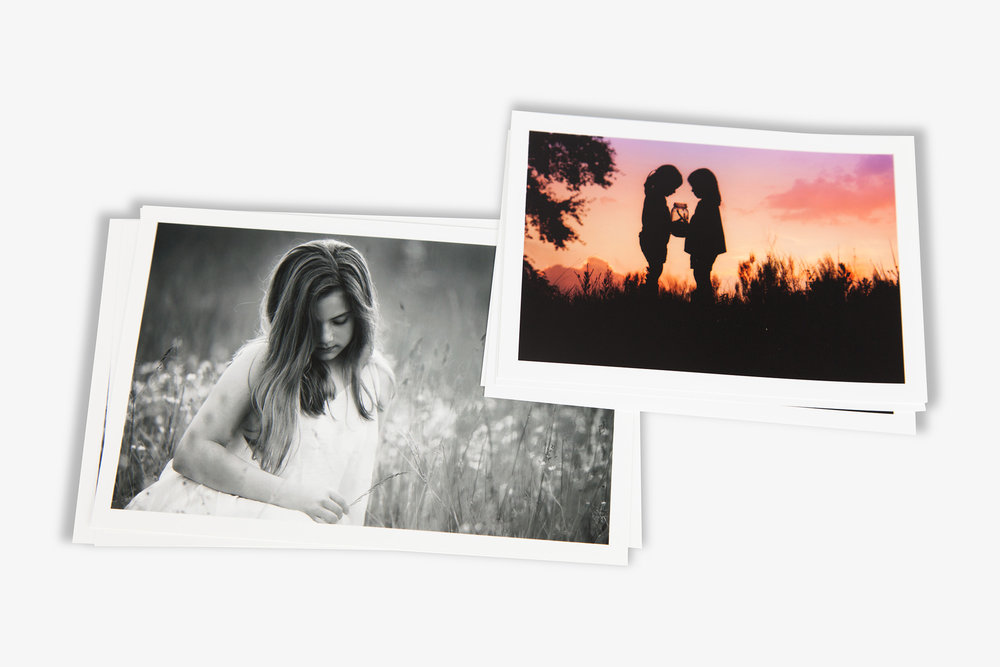
#> input picture Pictures/Raw/1.jpg, 1000 x 667 px; its folder holds 2 pictures in this run
$ python 'High-throughput whitespace trimmer for images.py'
#> lines starting #> are read from the running program, lines starting #| are printed output that depends on the picture
from PIL import Image
import glob

def trim(image_path):
#> called with image_path = 'Pictures/Raw/1.jpg'
    image = Image.open(image_path)
#> image is the input picture: PIL image 1000x667 RGB; mean R, G, B 210.1, 205.9, 203.8
    border_color = image.getpixel((0, 0))
#> border_color = (246, 246, 246)

    left = 0
    right = image.width
#> right = 1000
    top = 0
    bottom = image.height
#> bottom = 667

    for i in range(image.width):
        same_color = all([image.getpixel((i, j)) == border_color for j in range(image.height)])
        if not same_color:
            left = i-1
            break
#> this loop made 49 passes
#> same_color on passes 1 to 12: True, True, True, True, True, True, True, True, True, True, True, True
    for i in range(image.width-1,-1,-1):
        same_color = all([image.getpixel((i, j)) == border_color for j in range(image.height)])
        if not same_color:
            right = i+1
            break
    for i in range(image.height):
        same_color = all([image.getpixel((j, i)) == border_color for j in range(image.width)])
        if not same_color:
            top = i-1
            break
#> this loop made 93 passes
    for i in range(image.height-1,-1,-1):
        same_color = all([image.getpixel((j, i)) == border_color for j in range(image.width)])
        if not same_color:
            bottom = i+1
            break
#> this loop made 92 passes

    image = image.crop((left, top, right, bottom))
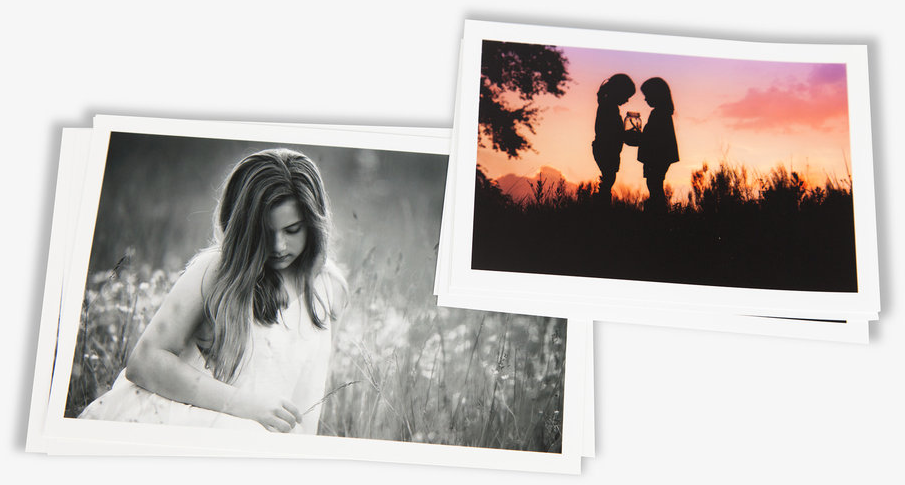
#> image: PIL image 905x485 RGB; mean R, G, B 191.5, 185, 181.9
    return image

path = 'C:/Users/fhan/Desktop/Pictures/Raw\*.*'
for file in glob.glob(path):
    filename = file.split('\\')[-1]
    image = trim(file)
    image.save('C:/Users/fhan/Desktop/Pictures/Trimmed/'+filename)
#> pass 2 of the loop `for file in glob.glob(path):`:
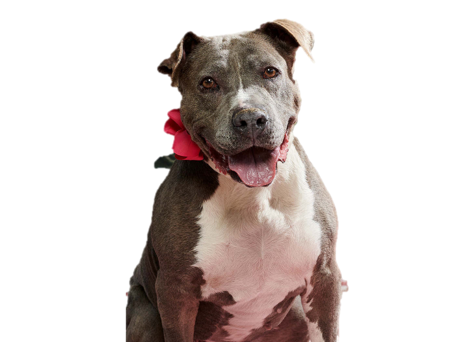
#> input picture Pictures/Raw/2.png, 470 x 342 px
#> in trim, image is the input picture: PIL image 470x342 RGBA; mean R, G, B, A 213.9, 205.5, 202.8, 255
#> border_color = (255, 255, 255, 255)
#> the loop in trim (call 2), `for i in range(image.width):` made 126 passes
#> the loop in trim (call 2), `for i in range(image.width-1,-1,-1):` made 121 passes
#> the loop in trim (call 2), `for i in range(image.height):` made 19 passes
#> the loop in trim (call 2), `for i in range(image.height-1,-1,-1):` made 1 pass
#> in trim (call 2), `image = image.crop((left, top, right, bottom))`:
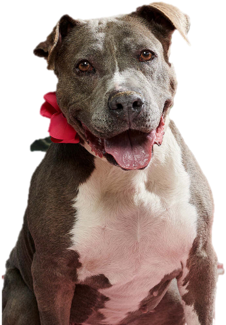
#> image: PIL image 226x325 RGBA; mean R, G, B, A 165.1, 146.6, 140.8, 255
